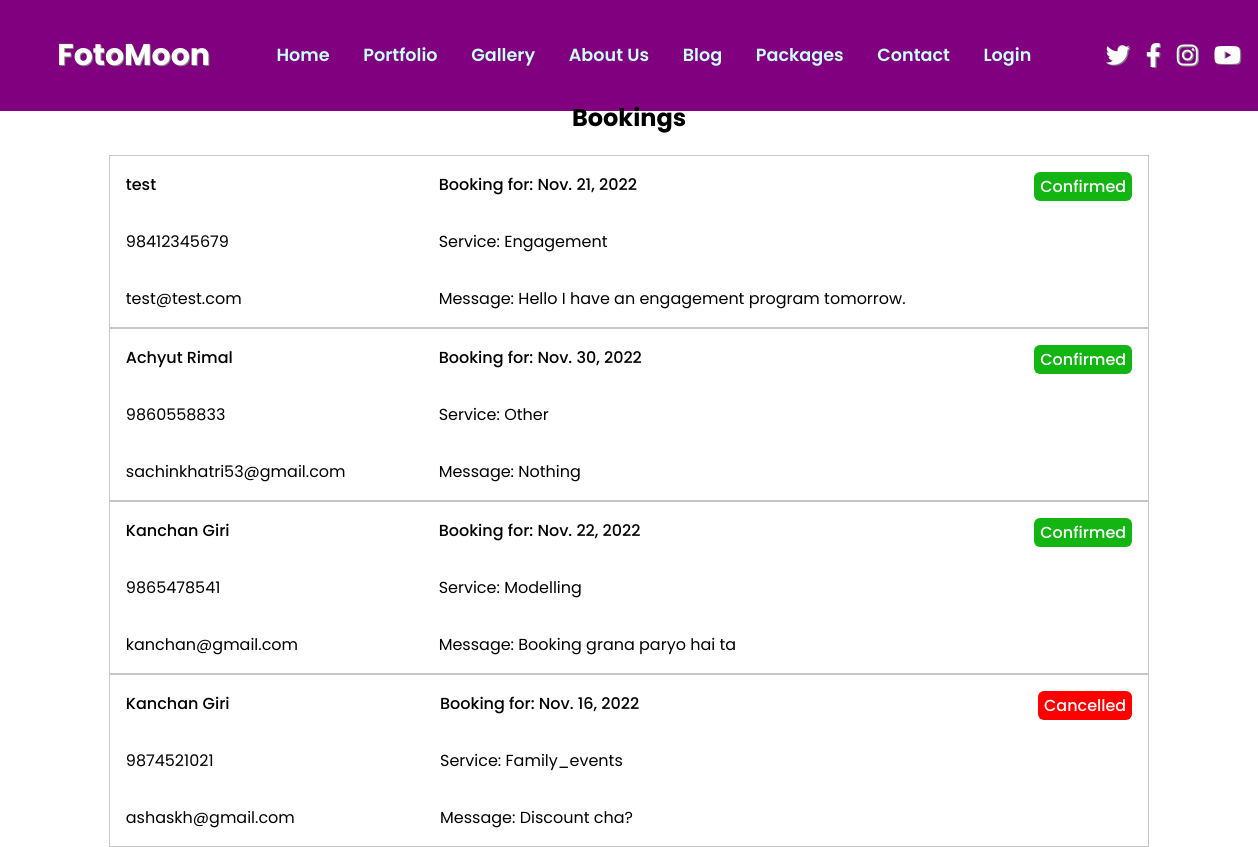
The app's page /users/view-bookings/ with its own data.
### users/models.py (models this page shows, shortened)
class Booking (models.Model):
    SERVICES = (
        ('modelling', 'Modelling'),
        ('wedding', 'Wedding'),
        ('reception', 'Reception'),
        ('engagement', 'Engagement'),
        ('family_shoot', 'Family Shoot'),
        ('maternity', 'Maternity Shoot'),
        ('family_events', 'Family Events'),
        ('videography', 'Videography'),
        ('people_and_place', 'People and Place'),
        ('other', 'Other'),
    )
    service_type = models.CharField(max_length=250, choices =SERVICES, null=True)
    full_name = models.CharField(max_length=255, null=True, blank=False, verbose_name='Name')
    email = models.EmailField(max_length=200, null=True, blank=False)
    phone_number = models.CharField(max_length=200, null=True, blank=False)
    date = models.DateField(verbose_name="Select Date")
    message = models.TextField(null=True)
    is_confirmed = models.BooleanField(default=False)
    is_cancelled = models.BooleanField(default=False)
    created = models.DateTimeField(auto_now_add=True)
    id = models.UUIDField(default=uuid.uuid4, unique=True,
                          primary_key=True, editable=False)
    class Meta:
        ordering = ['is_cancelled', 'is_confirmed', '-created',  ]

### users/views.py (the view)
# urls.py: path('view-bookings/', views.view_bookings, name='view_bookings'),
def view_bookings (request):
    bookings = Booking.objects.all()
    context ={'bookings':bookings}
    return render(request, 'users/view_bookings.html', context)

### users/templates/users/view_bookings.html (shortened to what this page needs)
{% extends 'main.html' %}
{% load static %}
{% block styles %}
<link rel="stylesheet" href="{% static 'css/view_bookings.css' %}">
{% endblock styles %}
{% block content %}
{% include 'navbar.html' %}
<div class="container">
    <h2>Bookings</h2>
    {% for booking in bookings %}
    <div class="message-card">
        <div class="user-details">
            <p>{{booking.full_name}}</p>
            <p>{{booking.phone_number}}</p>
            <p>{{booking.email}}</p>
        </div>
        <div class="message">
            <p>Booking for: {{booking.date}}</p>
            <p>Service: {{booking.service_type | capfirst}}</p>
            <p>Message: {{booking.message}}</p>
        </div>
        <div class="status">
            {% if not booking.is_confirmed and not booking.is_cancelled  %}
            <p id="new">New</p>
            <a href="{% url 'confirm_booking' booking.id %}" id="confirm">Confirm Booking <i class="fa-solid fa-check"></i></a>
            <a href="{% url 'cancel_booking' booking.id %}" id="cancel">Cancel Booking <i class="fa-solid fa-times"></i></a>
            {% elif booking.is_confirmed %}
            <p id="confirmed">Confirmed </i></p>
            {% else %}
            <p id="cancelled">Cancelled </i></p>
            {% endif %}
        </div>
    </div>
    {% endfor %}
</div>
{% endblock content %}

### static/css/main.css (style rules this page uses)
body { position: relative; width: 100%; box-sizing: border-box; margin: 0; padding: 0; }
html { scroll-behavior: smooth; }
* { font-family: 'Poppins', sans-serif; }

### static/css/view_bookings.css (style rules this page uses)
* { font-family: 'Poppins', sans-serif; }
.container { width: 80%; margin: 0 auto; display: flex; flex-direction: column; justify-content: center; align-items: center; color: black !important; }
.message-card { border: 1px solid rgba(0, 0, 0, 0.222); padding: 0em 1em; width: 100%; position: relative; display: flex; }
.message-card .user-details { display: flex; flex-direction: column; width: 20em; padding: 0; }
.message-card .message { display: flex; flex-direction: column; width: 35em; margin-right: 3em; padding: 0; }
.message-card p:nth-of-type(1) { font-weight: 500; }
.message-card .status #confirmed { color: white; background-color: rgb(18, 181, 18); padding: 2px 6px; border-radius: 6px; }
.message-card .status #cancelled { color: white; background-color:red; padding: 2px 6px; border-radius: 6px; }

### static/css/navbar.css (style rules this page uses)
html { scroll-behavior: smooth; }
* { font-family: 'Poppins', sans-serif; }

### records on screen
Booking: full_name "test", phone_number "98412345679", email "test@test.com", date "Nov. 21, 2022", service_type "Engagement", message "Hello I have an engagement program tomorrow.", is_confirmed "Confirmed"
Booking: full_name "Achyut Rimal", phone_number "9860558833", email "sachinkhatri53@gmail.com", date "Nov. 30, 2022", service_type "Other", message "Nothing", is_confirmed "Confirmed"
Booking: full_name "Kanchan Giri", phone_number "9865478541", email "kanchan@gmail.com", date "Nov. 22, 2022", service_type "Modelling", message "Booking grana paryo hai ta", is_confirmed "Confirmed"
Booking: full_name "Kanchan Giri", phone_number "9874521021", email "ashaskh@gmail.com", date "Nov. 16, 2022", service_type "Family_events", message "Discount cha?", is_confirmed "Cancelled"
